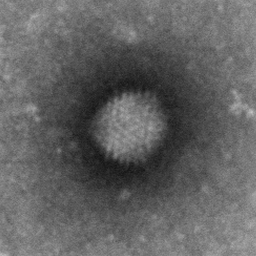
#> input picture class_dataset/train/Adenovirus/10_1.tif, 256 x 256 px; its folder holds only this picture in this run
$ jupyter execute --allow-errors 2_gp_binary_clf.ipynb   (older library calls are emulated)
#> lines starting #> are read from the running program, lines starting #| are printed output that depends on the picture
# Binary Classification with Gaussian Processes

Let's get started!

First let's download our packages to build our image library

[cell 1]
import os
import numpy as np
import pandas as pd

from skimage import io

import matplotlib.pyplot as plt

import warnings
warnings.filterwarnings("ignore")

Next lets read in our images to a numpy array for building

[cell 2]
train_path = "class_dataset/train"
test_path = "class_dataset/test"

def load_images_from_folder(folder_path):
    """Load images from a folder and convert to grayscale."""
#> called with folder_path = 'class_dataset/train'
    images = []
    labels = []
    image_paths = []
    for class_name in os.listdir(folder_path):
        class_path = os.path.join(folder_path, class_name)
        if os.path.isdir(class_path):
            for img_name in os.listdir(class_path):
                img_path = os.path.join(class_path, img_name)
                img = io.imread(img_path)
#> img is the input picture: shape (256, 256); min 17, max 197, mean 98.3
                images.append(img)
                labels.append(class_name)
                image_paths.append(img_path)

    return np.array(images), np.array(labels), image_paths

train_images, train_labels = load_images_from_folder(train_path)[:2]
#> (the rest of this cell did not finish here and is left out)


Let's look at a few of our images

#> (a cell that did not finish here is left out)

Let's generate our features

[cell 4]
from skimage.feature import graycomatrix, graycoprops
from skimage import feature, exposure

def extract_features(images):

    features_list = []

    for image in images:

        # further increase contrast
        image = exposure.equalize_adapthist(image)

        image = (image * 255).astype(np.uint8)

        # Mean and Variance
        mean_val = np.mean(image)
        var_val = np.var(image)

        # GLCM features
        glcm = graycomatrix(image,
                           distances=[1],
                           angles=[0, np.pi/4, np.pi/2, 3*np.pi/4],
                           levels=256,
                           symmetric=True,
                           normed=True)

        contrast = np.mean(graycoprops(glcm, 'contrast'))
        correlation = np.mean(graycoprops(glcm, 'correlation'))
        energy = np.mean(graycoprops(glcm, 'energy'))
        homogeneity = np.mean(graycoprops(glcm, 'homogeneity'))
        dissimilarity = np.mean(graycoprops(glcm, 'dissimilarity'))
        asm = np.mean(graycoprops(glcm, 'ASM'))


        # LBP features
        lbp = feature.local_binary_pattern(image, P=8, R=1, method='uniform')
        lbp_hist, _ = np.histogram(lbp, bins=10, density=True)

        # Combine all features
        features = [mean_val, var_val, contrast, correlation, energy, homogeneity, dissimilarity, asm]
        features.extend(lbp_hist)
        features_list.append(features)
#> this loop made 2 passes
#> (mean_val, var_val, contrast, correlation, energy, homogeneity, dissimilarity, asm) on pass 1: (124.4, 1859.6, 375.4, 0.899, 0.0105, 0.0662, 15.29, 0.00011)
#> (mean_val, var_val, contrast, correlation, energy, homogeneity, dissimilarity) on pass 2: (119.2, 3182, 331.1, 0.948, 0.0094, 0.075, 13.99)
#> pass 1, in extract_features, `image = exposure.equalize_adapthist(image)`:
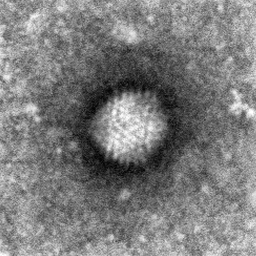
#> image: shape (256, 256) float64; min 0, max 1, mean 0.49
#> pass 1, in extract_features, `lbp = feature.local_binary_pattern(image, P=8, R=1, method='uniform')`:
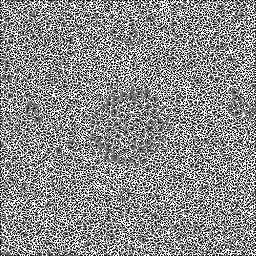
#> lbp: shape (256, 256) float64; min 0, max 9, mean 4.95; drawn with min black and max white
#> pass 2, in extract_features, `image = exposure.equalize_adapthist(image)`:
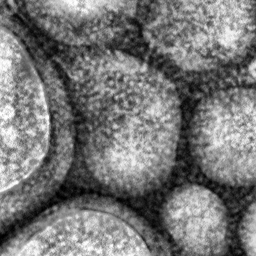
#> image: shape (256, 256) float64; min 0, max 1, mean 0.469
#> after the loop:
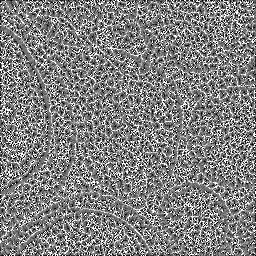
#> lbp: shape (256, 256) float64; min 0, max 9, mean 4.55; drawn with min black and max white
#> after the loop, features_list = 2 items

    return np.array(features_list)

# Extract features
train_features = extract_features(train_images)
#> (the rest of this cell did not finish here and is left out)

Now let's assemble our dataframe

[cell 5]
# Create feature names
feature_names = ['mean', 'variance', 'contrast', 'correlation', 'energy', 'homogeneity', 'dissimilarity', 'asm']
feature_names.extend([f'lbp_{i}' for i in range(10)])


train_df = pd.DataFrame(train_features, columns=feature_names)
#> train_df = table of 2 rows and 18 columns
train_df['label'] = train_labels

#> (the rest of this cell did not finish here and is left out)

[cell 6]
train_df.head()
#> Out = table of 2 rows and 19 columns

Let's normalize and standardize our data to ensure equal feature imporance, numerical stability, and improved performance.

Important to use the same scaler and standardizer out for using to classify new images in the future.

[cell 7]
from sklearn.preprocessing import StandardScaler, MinMaxScaler

X = train_df.drop('label', axis=1)
#> X = table of 2 rows and 18 columns
y = train_df['label']

scaler = MinMaxScaler()
scaler.fit(X)
X_norm = scaler.transform(X)

standardizer = StandardScaler()
standardizer.fit(X_norm)
X_norm_std = standardizer.transform(X_norm)
